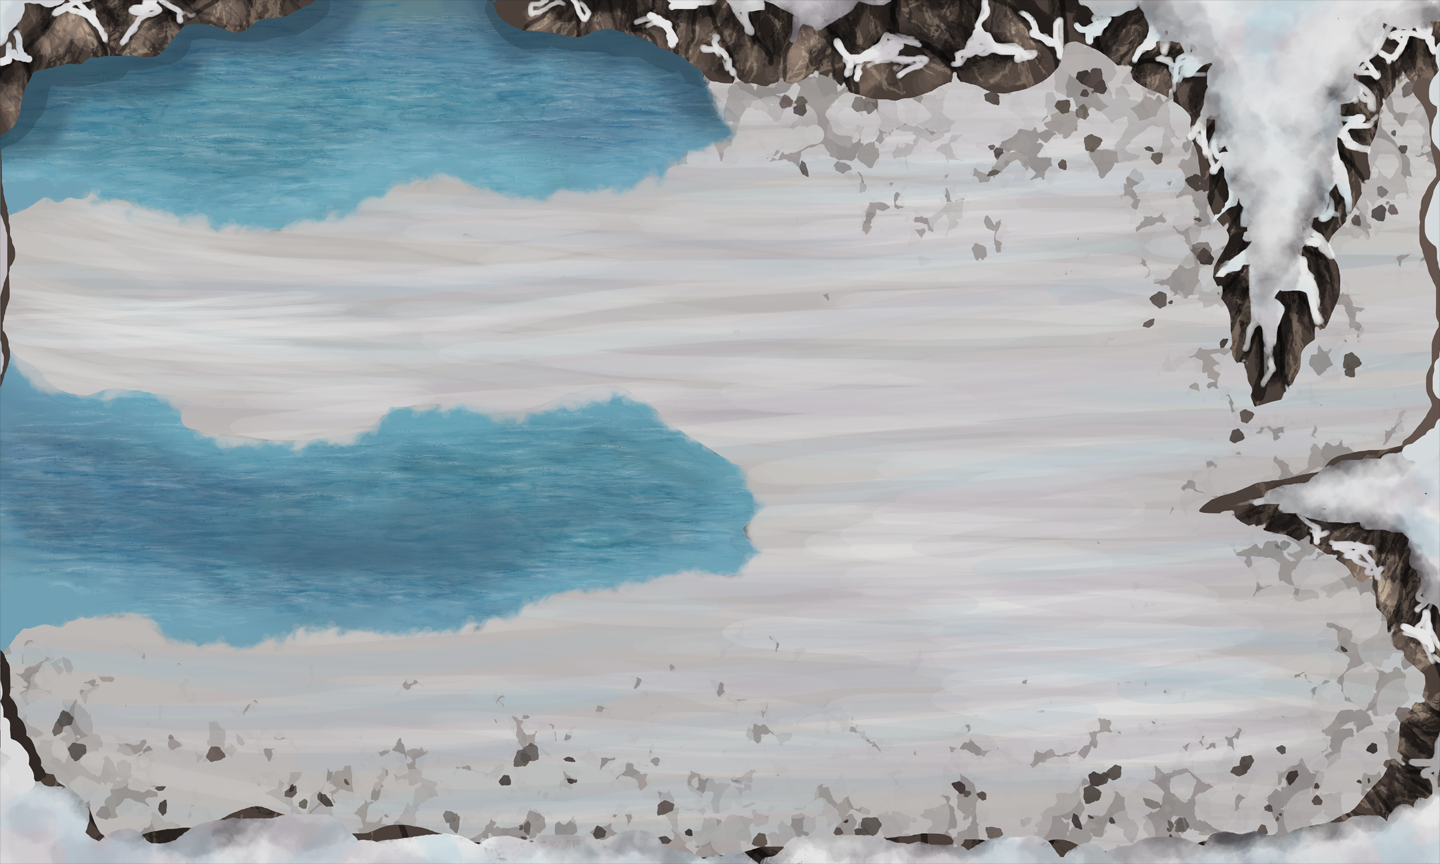

Tiled map render using the project's own tile images. Description and the map definition, with tile-layer contents summarised, below:
An orthogonal 40x24 tile map with 36x36 px tiles, 4 tile layers (bg, hWalls, vWalls, tiles).

<map version="1.0" orientation="orthogonal" width="40" height="24" tilewidth="36" tileheight="36">
 <properties>
  <property name="itemGoal" value="1" />
  <property name="itemSize" value="0" />
  <property name="moveObj" value="0" />
  <property name="playerLocation" value="!json! {&quot;x&quot;: 20, &quot;y&quot;:12 }" />
  <property name="secondPlayerLocation" value="!json! {&quot;x&quot;: -1, &quot;y&quot;:-1 }" />
  <property name="tutorial" value="false" />
 </properties>
 <tileset firstgid="1" name="4-1" tilewidth="1440" tileheight="864">
  <tileoffset x="-720" y="432" />
  <image source="../../../art/background/4/4-1.png" trans="000000" width="1440" height="864" />
 </tileset>
 <layer name="bg" width="40" height="24" opacity="0.9">
  <data>[960 cells, 1 non-empty, 1 distinct tile ids]</data>
 </layer>
 <layer name="hWalls" width="40" height="24">
  <data>[960 cells, 0 non-empty, 0 distinct tile ids]</data>
 </layer>
 <layer name="vWalls" width="40" height="24">
  <data>[960 cells, 0 non-empty, 0 distinct tile ids]</data>
 </layer>
 <layer name="tiles" width="40" height="24">
  <data>[960 cells, 0 non-empty, 0 distinct tile ids]</data>
 </layer>
</map>
